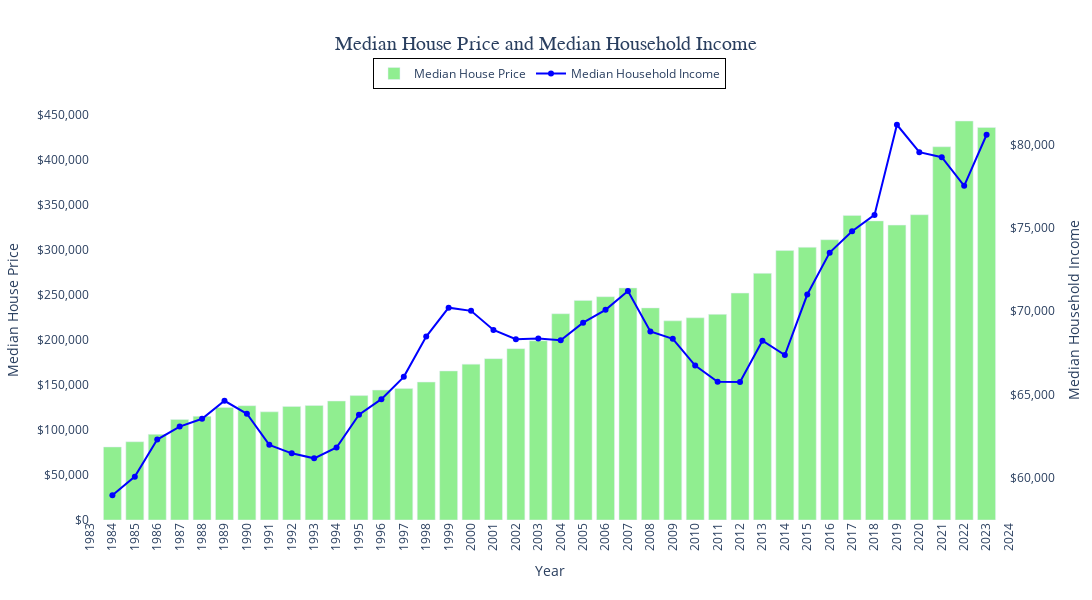

This figure's notebook cell:
### Markdown cell above
##### **Second y-axis (not using)**

### Code cell
# Create the bar chart for Median House Price
bar_chart = go.Bar(x = combined_data_df["Year"],     # x-axis
                   y = combined_data_df["Median House Price"],     # y-axis
                   name = "Median House Price",     # bar_chart legend title
                   marker = dict(color = "lightgreen")     # Changes the color of the bars
                   )

# Create the line chart for Median Household Income
line_chart = go.Scatter(x = combined_data_df["Year"],     # x-axis
                        y = combined_data_df["Median Household Income"],     # y-axis
                        name = "Median Household Income",     # line_chart legend title
                        mode = "lines+markers",     # Creates a line chart with markers at each data point
                        marker = dict(color = "blue"),     # Changes the color of the line
                        yaxis = "y2"  # Use a secondary y-axis for inflation
                        )
        # Notes:
            # In Plotly, the go.Scatter() function is used for both line charts and scatter plots
            # go.Scatter() is a versatile function that can represent data in multiple ways, depending on the parameters you provide

# Create the layout
layout = go.Layout(title = "Median House Price and Median Household Income",
                   xaxis = dict(title = "Year", 
                                tickangle = -90,     # Rotate tick labels to vertical
                                dtick = 1,     # Set the increment for x-axis ticks (1 year)
                                range=[1983, 2024]),     # Set the beginning and end values for the x-axis range
                   plot_bgcolor = "white",     # Set plot area background color
                   title_x = 0.5,    # Center the title
                   title_font = dict(size = 20, family = "Arial, bold"),     # Set the title font size and style
                   width = 1200,
                   height = 600,
                   yaxis = dict(title = "Median House Price", side = "left", tickformat = "$,.0f"),     # Format the y-axis
                   yaxis_tickformat = "$,.0f",     # Format for y-axis
                   yaxis2 = dict(title = "Median Household Income", overlaying = "y", side = "right", tickformat = "$,.0f"),     # Secondary y-axis for 
                   legend = dict(x = 0.5, y = 1.1,     # Position the legend
                                 xanchor = "center",     # Center the legend horizontally
                                 yanchor = "top",     # Anchor the legend to the bottom
                                 orientation = "h",     # Horizontal orientation
                                 bordercolor = "Black",     # Border color of the legend
                                 borderwidth = 1  # Border width of the legend
                                 )
                   )


# Create the figure
combo_fig = go.Figure(data = [bar_chart, line_chart], layout = layout)

# Show the figure
combo_fig.show()

### Figure 1 — Plotly figure (JSON) as saved in the notebook; plotly's stock layout.template omitted (floating-point values rounded to 4 significant figures)
{"data": [{"marker": {"color": "lightgreen"}, "name": "Median House Price", "type": "bar", "x": [1984, 1985, 1986, 1987, 1988, 1989, 1990, 1991, 1992, 1993, 1994, 1995, 1996, 1997, 1998, 1999, 2000, 2001, 2002, 2003, 2004, 2005, 2006, 2007, 2008, 2009, 2010, 2011, 2012, 2013, 2014, 2015, 2016, 2017, 2018, 2019, 2020, 2021, 2022, 2023], "y": [81000, 86800, 95000, 111500, 115000, 124800, 126800, 120000, 126000, 127000, 132000, 138000, 144100, 145800, 153000, 165300, 172900, 179000, 190100, 198800, 228800, 243600, 247700, 257400, 235300, 220900, 224300, 228100, 251700, 273600, 298900, 302500, 310900, 337900, 331800, 327100, 338600, 414000, 442600, 435400]}, {"marker": {"color": "blue"}, "mode": "lines+markers", "name": "Median Household Income", "type": "scatter", "x": [1984, 1985, 1986, 1987, 1988, 1989, 1990, 1991, 1992, 1993, 1994, 1995, 1996, 1997, 1998, 1999, 2000, 2001, 2002, 2003, 2004, 2005, 2006, 2007, 2008, 2009, 2010, 2011, 2012, 2013, 2014, 2015, 2016, 2017, 2018, 2019, 2020, 2021, 2022, 2023], "y": [58930, 60050, 62280, 63060, 63530, 64610, 63830, 61960, 61450, 61150, 61800, 63770, 64710, 66050, 68470, 70210, 70020, 68870, 68310, 68350, 68250, 69310, 70080, 71210, 68780, 68340, 66730, 65750, 65740, 68220, 67360, 71000, 73520, 74810, 75790, 81210, 79560, 79260, 77540, 80610], "yaxis": "y2"}], "layout": {"height": 600, "legend": {"bordercolor": "Black", "borderwidth": 1, "orientation": "h", "x": 0.5, "xanchor": "center", "y": 1.1, "yanchor": "top"}, "plot_bgcolor": "white", "title": {"font": {"family": "Arial, bold", "size": 20}, "text": "Median House Price and Median Household Income", "x": 0.5}, "width": 1200, "xaxis": {"dtick": 1, "range": [1983, 2024], "tickangle": -90, "title": {"text": "Year"}, "type": "linear"}, "yaxis": {"autorange": true, "range": [0, 465900.0], "side": "left", "tickformat": "$,.0f", "title": {"text": "Median House Price"}, "type": "linear"}, "yaxis2": {"autorange": true, "overlaying": "y", "range": [57440.0, 82700.0], "side": "right", "tickformat": "$,.0f", "title": {"text": "Median Household Income"}, "type": "linear"}}}
